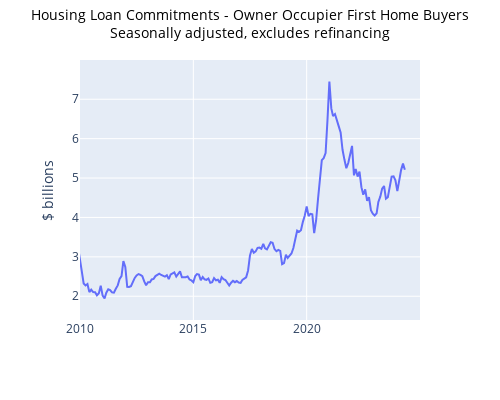

The cell this chart's notebook holds for it:
### Code cell
startDateExample = datetime(2010, 1, 1)
endDateExample = datetime(2024, 12, 31)
seriesToGraph = 'A108277457X'

graph_series_abs(seriesToGraph, dataSetLF, startDateExample, \
                 endDateExample,1, metaDataDict, graphTitle = 'Housing Loan Commitments - Owner Occupier First Home Buyers', \
                 graphSubtitle = 'Seasonally adjusted, excludes refinancing')

### Figure 1 — Plotly figure (JSON) as saved in the notebook; plotly's stock layout.template omitted (floating-point values rounded to 4 significant figures; data arrays with more than 128 entries replaced by an {"elided": "..."} marker saying what was removed)
{"data": [{"hovertemplate": "Date=%{x}<br>A108277457X=%{y}<extra></extra>", "legendgroup": "", "line": {"color": "#636efa", "dash": "solid"}, "marker": {"symbol": "circle"}, "mode": "lines", "name": "", "orientation": "v", "showlegend": false, "type": "scatter", "x": {"elided": "263 str values"}, "xaxis": "x", "y": {"elided": "263 float values"}, "yaxis": "y"}], "layout": {"height": 400, "hovermode": "x", "legend": {"tracegroupgap": 0}, "margin": {"t": 60}, "title": {"font": {"color": "black", "size": 14}, "text": "Housing Loan Commitments - Owner Occupier First Home Buyers<br>Seasonally adjusted, excludes refinancing", "x": 0.5, "y": 0.95}, "width": 500, "xaxis": {"anchor": "y", "domain": [0, 1], "range": ["2010-01-01T00:00:00", "2024-12-31T00:00:00"], "title": {"text": " "}, "type": "date"}, "yaxis": {"anchor": "x", "domain": [0, 1], "range": [1.397, 7.996], "title": {"text": "$ billions"}, "type": "linear"}}}
